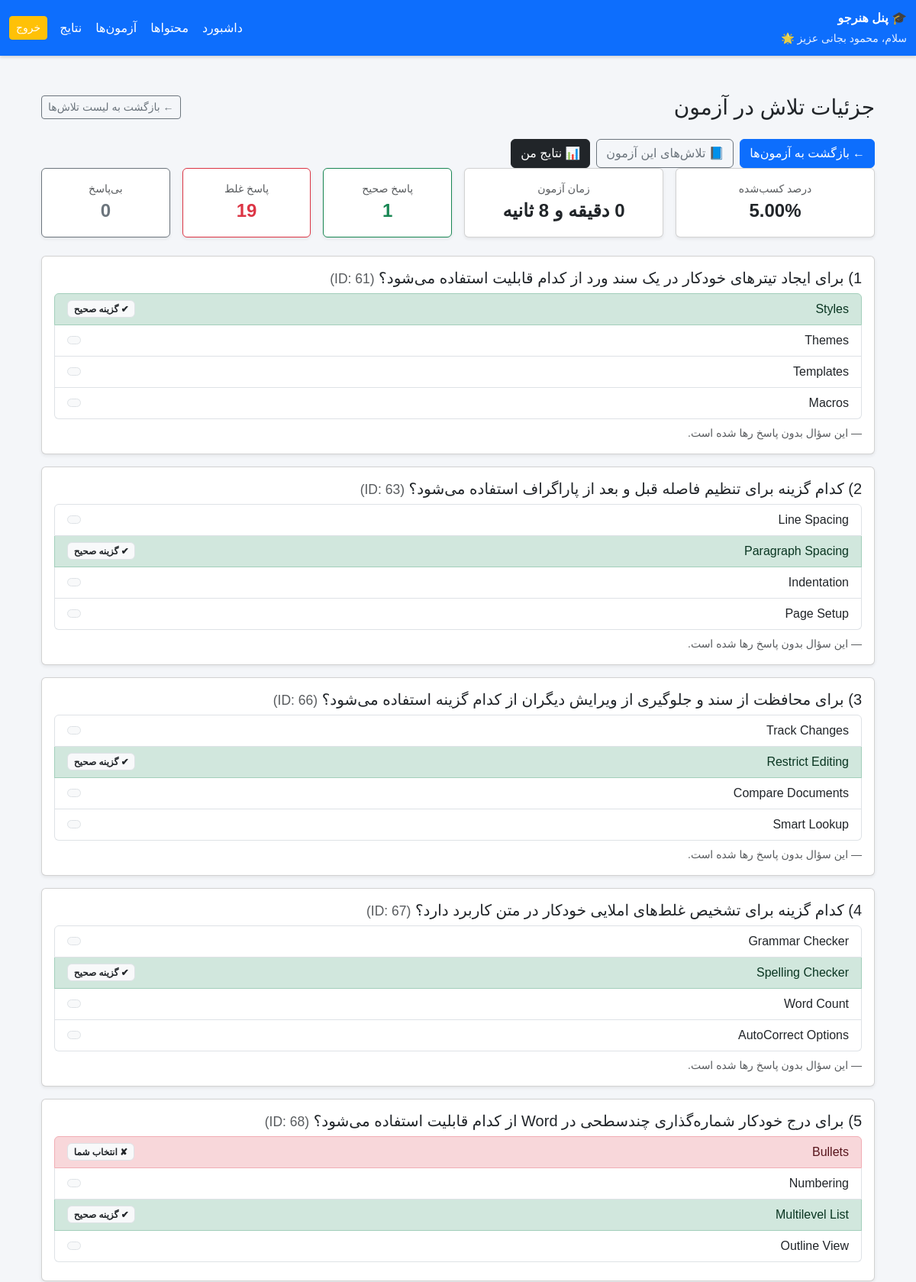
Screenshot of /public/index.php?route=/student/results&attempt=3 (signed in, upper part) with the database file from the repository.
### tables this page shows
CREATE TABLE `attempts` (
  `id` bigint unsigned NOT NULL AUTO_INCREMENT,
  `quiz_id` bigint unsigned NOT NULL,
  `user_id` bigint unsigned NOT NULL,
  `started_at` datetime NOT NULL DEFAULT CURRENT_TIMESTAMP,
  `finished_at` datetime DEFAULT NULL,
  `score` decimal(5,2) DEFAULT NULL,
  `duration_seconds` int DEFAULT NULL,
  `question_order` longtext NOT NULL,
  PRIMARY KEY (`id`),
  KEY `fk_attempt_quiz` (`quiz_id`),
  KEY `user_id` (`user_id`,`quiz_id`),
  CONSTRAINT `fk_attempt_quiz` FOREIGN KEY (`quiz_id`) REFERENCES `quizzes` (`id`) ON DELETE CASCADE,
  CONSTRAINT `fk_attempt_user` FOREIGN KEY (`user_id`) REFERENCES `users` (`id`) ON DELETE CASCADE
);

CREATE TABLE `attempt_answers` (
  `id` bigint unsigned NOT NULL AUTO_INCREMENT,
  `attempt_id` bigint unsigned NOT NULL,
  `question_id` bigint unsigned NOT NULL,
  `answer_text` text,
  `selected_option_ids` longtext,
  `is_correct` tinyint(1) DEFAULT NULL,
  PRIMARY KEY (`id`),
  KEY `fk_aa_attempt` (`attempt_id`),
  KEY `fk_aa_question` (`question_id`),
  CONSTRAINT `fk_aa_attempt` FOREIGN KEY (`attempt_id`) REFERENCES `attempts` (`id`) ON DELETE CASCADE,
  CONSTRAINT `fk_aa_question` FOREIGN KEY (`question_id`) REFERENCES `questions` (`id`) ON DELETE CASCADE
);

CREATE TABLE `questions` (
  `id` bigint unsigned NOT NULL AUTO_INCREMENT,
  `quiz_id` bigint unsigned NOT NULL,
  `subject_id` bigint unsigned DEFAULT NULL,
  `type` enum('mcq_single','mcq_multi','true_false','fill_blank') NOT NULL,
  `body` text NOT NULL,
  `explanation` text,
  `difficulty` tinyint unsigned DEFAULT '2',
  `created_at` timestamp NULL DEFAULT CURRENT_TIMESTAMP,
  PRIMARY KEY (`id`),
  KEY `fk_q_quiz` (`quiz_id`),
  KEY `fk_q_subject` (`subject_id`),
  CONSTRAINT `fk_q_quiz` FOREIGN KEY (`quiz_id`) REFERENCES `quizzes` (`id`) ON DELETE CASCADE,
  CONSTRAINT `fk_q_subject` FOREIGN KEY (`subject_id`) REFERENCES `subjects` (`id`) ON DELETE SET NULL
);

CREATE TABLE `options` (
  `id` bigint unsigned NOT NULL AUTO_INCREMENT,
  `question_id` bigint unsigned NOT NULL,
  `body` text NOT NULL,
  `is_correct` tinyint(1) NOT NULL DEFAULT '0',
  PRIMARY KEY (`id`),
  KEY `fk_opt_q` (`question_id`),
  CONSTRAINT `fk_opt_q` FOREIGN KEY (`question_id`) REFERENCES `questions` (`id`) ON DELETE CASCADE
);

### app/Core/View.php (called while the page is built, shortened)
<?php
class View
{
    public static function render(string $template, array $data = [], ?string $layout = 'admin')
    {
        $templateFile = __DIR__ . '/../Template/' . $template;
        extract($data);
        require $templateFile;
        return ob_get_clean();
    }
    public static function baseUrl(string $route = '/')
    {
        $route = ltrim($route, '/');
        $path = $route;
        $extraQuery = '';
        if (strpos($route, '?') !== false) {
            [$path, $extraQuery] = explode('?', $route, 2);
            $path = '/' . ltrim($path, '/');
        } else {
            $path = '/' . $path;
        }
        $scriptName = $_SERVER['SCRIPT_NAME'];
        $basePath = str_replace('/index.php', '', $scriptName);
        $url = $basePath . '/index.php?route=' . $path;
        if ($extraQuery !== '') {
            $url .= '&' . $extraQuery;
        }
        return $url;
    }
}

### app/Action/Student/ResultListAction.php (called while the page is built, shortened)
<?php
class ResultListAction
{
    public function __invoke()
    {
        $attemptRepo = new AttemptRepository();
        $attemptId = $_GET['attempt'];
        $attempt = $attemptRepo->find($attemptId);
        $answers = $attemptRepo->getAnswersWithDetails($attemptId);
        return View::render('student/results/single.php', [
            'attempt' => $attempt,
            'answers' => $answers
        ], 'student');
    }
}

### app/Core/Router.php (called while the page is built, shortened)
<?php
class Router
{
    private array $routes = [
        'GET' => [],
        'POST' => [],
    ];
    private string $rawRoute;
    public function __construct(string $rawRoute)
    {
        $this->rawRoute = $rawRoute;
    }
    public function get(string $path, $handler)
    {
        $this->routes['GET'][$path] = $handler;
    }
    public function post(string $path, $handler)
    {
        $this->routes['POST'][$path] = $handler;
    }
    public function dispatch()
    {
        $method = $_SERVER['REQUEST_METHOD'];
        $uri = parse_url($this->rawRoute, PHP_URL_PATH);
        $handler = $this->routes[$method][$uri];
        if (is_object($handler) && method_exists($handler, '__invoke')) {
            return $handler();
        }
        return;
    }
}

### app/Core/Database.php (called while the page is built, shortened)
<?php
class Database
{
    private static ?PDO $pdo = null;
    public static function init(array $config): void
    {
        $host    = $config['host'] ?? 'localhost';
        $dbname  = $config['dbname'] ?? 'mostafadb';
        $user    = $config['user'] ?? 'root';
        $pass    = $config['pass'] ?? '4562';
        $charset = $config['charset'] ?? 'utf8mb4';
        $dsn = "mysql:host={$host};dbname={$dbname};charset={$charset}";
        try {
            self::$pdo = new PDO(
                $dsn,
                $user,
                $pass,
                [
                    PDO::ATTR_ERRMODE            => PDO::ERRMODE_EXCEPTION,
                    PDO::ATTR_DEFAULT_FETCH_MODE => PDO::FETCH_ASSOC,
                ]
            );
        } catch (PDOException $e) {
            die("Database connection failed: " . $e->getMessage());
        }
    }
    public static function getConnection(): PDO
    {
        return self::$pdo;
    }
}

### app/Domain/AttemptRepository.php (called while the page is built, shortened)
<?php
class AttemptRepository
{
    private PDO $db;
    public function __construct()
    {
        $this->db = Database::getConnection();
    }
    public function find($attemptId)
    {
        $stmt = $this->db->prepare("SELECT * FROM attempts WHERE id = ?");
        $stmt->execute([$attemptId]);
        return $stmt->fetch(PDO::FETCH_ASSOC);
    }
    public function getAnswersWithDetails($attemptId)
    {
        $sql = "
            SELECT
                aa.id AS aa_id,
                aa.question_id,
                aa.answer_text,
                aa.selected_option_ids,
                aa.is_correct,
                q.body AS question_text,
                q.explanation,
                q.type
            FROM attempt_answers aa
            JOIN questions q ON q.id = aa.question_id
            WHERE aa.attempt_id = ?
            ORDER BY aa.question_id
        ";
        $stmt = $this->db->prepare($sql);
        $stmt->execute([$attemptId]);
        $answers = $stmt->fetchAll(PDO::FETCH_ASSOC);
        $optStmt = $this->db->prepare("
            SELECT id, body, is_correct
            FROM options
            WHERE question_id = ?
            ORDER BY id
        ");
        foreach ($answers as &$ans) {
            $optStmt->execute([$ans['question_id']]);
            $ans['options'] = $optStmt->fetchAll(PDO::FETCH_ASSOC);
        }
        return $answers;
    }
}

### app/Template/student/results/single.php (the view, shortened to what this page needs)
<?php
$answers = array_values($answers ?? []);
$correct_count = 0;
$wrong_count = 0;
$blank_count = 0;
foreach ($answers as $aa) {
    $sel = json_decode($aa['selected_option_ids'] ?? '[]', true) ?: [];
    $selectedId = (int)$sel[0];
    $isCorrect = false;
    if (!empty($aa['options']) && is_array($aa['options'])) {
        foreach ($aa['options'] as $op) {
            if ((int)($op['id'] ?? 0) === $selectedId && (int)($op['is_correct'] ?? 0) === 1) {
                $isCorrect = true;
                break;
            }
        }
    }
    if ($isCorrect) {
        $correct_count++;
    } else {
        $wrong_count++;
    }
}
?>
<div class="container my-4">
    <div class="d-flex justify-content-between align-items-center mb-3 flex-wrap gap-2">
        <h3 class="mb-0">جزئیات تلاش در آزمون</h3>
        <a href="<?= \App\Core\View::baseUrl('/student/results/quiz?quiz_id=' . (int)$attempt['quiz_id']) ?>"
            class="btn btn-outline-secondary btn-sm">
            ← بازگشت به لیست تلاش‌ها
        </a>
    </div>
    <div class="mt-4 d-flex flex-wrap gap-2 justify-content-start">
        <a href="<?= \App\Core\View::baseUrl('/student/quizzes') ?>"
            class="btn btn-primary d-flex align-items-center gap-1">
            <span>←</span>
            <span>بازگشت به آزمون‌ها</span>
        </a>
        <a href="<?= \App\Core\View::baseUrl('/student/results/quiz?quiz_id=' . (int)$attempt['quiz_id']) ?>"
            class="btn btn-outline-secondary d-flex align-items-center gap-1">
            <span>📘</span>
            <span>تلاش‌های این آزمون</span>
        </a>
        <a href="<?= \App\Core\View::baseUrl('/student/results') ?>"
            class="btn btn-dark d-flex align-items-center gap-1">
            <span>📊</span>
            <span>نتایج من</span>
        </a>
    </div>
    <div class="row g-3 mb-4">
        <div class="col-md-3 col-6">
            <div class="card text-center shadow-sm">
                <div class="card-body">
                    <div class="text-muted small">درصد کسب‌شده</div>
                    <div class="fs-4 fw-bold">
                        <?= number_format((float)$attempt['score'], 2) ?>%
                    </div>
                </div>
            </div>
        </div>
        <div class="col-md-3 col-6">
            <div class="card text-center shadow-sm">
                <div class="card-body">
                    <div class="text-muted small">زمان آزمون</div>
                    <div class="fs-4 fw-bold">
                        <?php
                        $sec = (int)($attempt['duration_seconds'] ?? 0);
                        $min = intdiv($sec, 60);
                        $rem = $sec % 60;
                        echo $min . ' دقیقه و ' . $rem . ' ثانیه';
                        ?>
                    </div>
                </div>
            </div>
        </div>
        <div class="col-md-2 col-4">
            <div class="card text-center shadow-sm border-success">
                <div class="card-body">
                    <div class="text-muted small">پاسخ صحیح</div>
                    <div class="fs-4 fw-bold text-success">
                        <?= (int)$correct_count ?>
                    </div>
                </div>
            </div>
        </div>
        <div class="col-md-2 col-4">
            <div class="card text-center shadow-sm border-danger">
                <div class="card-body">
                    <div class="text-muted small">پاسخ غلط</div>
                    <div class="fs-4 fw-bold text-danger">
                        <?= (int)$wrong_count ?>
                    </div>
                </div>
            </div>
        </div>
        <div class="col-md-2 col-4">
            <div class="card text-center shadow-sm border-secondary">
                <div class="card-body">
                    <div class="text-muted small">بی‌پاسخ</div>
                    <div class="fs-4 fw-bold text-secondary">
                        <?= (int)$blank_count ?>
                    </div>
                </div>
            </div>
        </div>
    </div>
    <?php if (empty($answers)): ?>
        <div class="alert alert-info">
            برای این تلاش هیچ پاسخی ثبت نشده است.
        </div>
    <?php else: ?>
        <?php
        $qNum = 1;
        foreach ($answers as $a):
            $selectedIds = json_decode($a['selected_option_ids'], true) ?: [];
            $selectedId  = $selectedIds[0] ?? null;
        ?>
            <div class="card mb-3 shadow-sm">
                <div class="card-body">
                    <h5 class="card-title mb-2">
                        <?= $qNum ?>) <?= htmlspecialchars($a['question_text']) ?>
                        <small class="text-muted">
                            (ID: <?= (int)$a['question_id'] ?>)
                        </small>
                    </h5>
                    <ul class="list-group mb-2">
                        <?php foreach ($a['options'] as $op): ?>
                            <?php
                            $isCorrectOption = (int)$op['is_correct'] === 1;
                            $isSelected      = ($selectedId !== null && (int)$selectedId === (int)$op['id']);
                            $liClass = 'list-group-item d-flex justify-content-between align-items-center';
                            if ($isCorrectOption) {
                                $liClass .= ' list-group-item-success';
                            } elseif ($isSelected && !$isCorrectOption) {
                                $liClass .= ' list-group-item-danger';
                            }
                            ?>
                            <li class="<?= $liClass ?>">
                                <span><?= htmlspecialchars($op['body']) ?></span>
                                <span class="badge bg-light text-dark border">
                                    <?php if ($isCorrectOption): ?>
                                        ✔ گزینه صحیح
                                    <?php endif; ?>
                                    <?php if ($isSelected && !$isCorrectOption): ?>
                                        ✘ انتخاب شما
                                    <?php elseif ($isSelected && $isCorrectOption): ?>
                                        ✔ انتخاب شما
                                    <?php endif; ?>
                                </span>
                            </li>
                        <?php endforeach; ?>
                    </ul>
                    <?php if ($selectedId === null): ?>
                        <p class="text-muted small mb-0">
                            — این سؤال بدون پاسخ رها شده است.
                        </p>
                    <?php endif; ?>
                </div>
            </div>
        <?php
            $qNum++;
        endforeach;
        ?>
    <?php endif; ?>
</div>

### app/Template/layouts/student.php (style rules this page uses)
body, h1, h2, h3, h4, h5, h6, p, div, span, a, button, input { font-family: 'Vazirmatn', sans-serif !important; }
body { background-color: #f4f6f9; }

### rows the page displays
attempts: score "5.00", duration_seconds "8"
attempt_answers: question.body "برای ایجاد تیترهای خودکار در یک سند ورد از کدام قابلیت استفاده می‌شود؟", question "61", shows "— این سؤال بدون پاسخ رها شده است."
options: body "Styles", is_correct "✔ گزینه صحیح"
options: body "Themes"
options: body "Templates"
options: body "Macros"
attempt_answers: question.body "کدام گزینه برای تنظیم فاصله قبل و بعد از پاراگراف استفاده می‌شود؟", question "63", shows "— این سؤال بدون پاسخ رها شده است."
options: body "Line Spacing"
options: body "Paragraph Spacing", is_correct "✔ گزینه صحیح"
options: body "Indentation"
options: body "Page Setup"
attempt_answers: question.body "برای محافظت از سند و جلوگیری از ویرایش دیگران از کدام گزینه استفاده می‌شود؟", question "66", shows "— این سؤال بدون پاسخ رها شده است."
options: body "Track Changes"
options: body "Restrict Editing", is_correct "✔ گزینه صحیح"
options: body "Compare Documents"
options: body "Smart Lookup"
attempt_answers: question.body "کدام گزینه برای تشخیص غلط‌های املایی خودکار در متن کاربرد دارد؟", question "67", shows "— این سؤال بدون پاسخ رها شده است."
options: body "Grammar Checker"
options: body "Spelling Checker", is_correct "✔ گزینه صحیح"
options: body "Word Count"
options: body "AutoCorrect Options"
attempt_answers: question.body "برای درج خودکار شماره‌گذاری چندسطحی در Word از کدام قابلیت استفاده می‌شود؟", question "68"
options: body "Bullets", is_correct "✘ انتخاب شما"
options: body "Numbering"
options: body "Multilevel List", is_correct "✔ گزینه صحیح"
options: body "Outline View"

### other values shown
$u['name'] "محمود بجانی"
$correct_count "1"
$wrong_count "19"
$blank_count "0"
